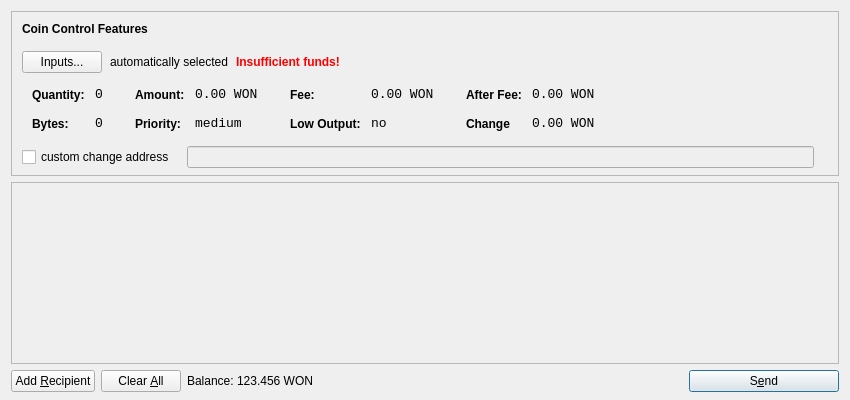
<?xml version="1.0" encoding="UTF-8"?>
<ui version="4.0">
 <class>SendCoinsDialog</class>
 <widget class="QDialog" name="SendCoinsDialog">
  <property name="geometry">
   <rect>
    <x>0</x>
    <y>0</y>
    <width>850</width>
    <height>400</height>
   </rect>
  </property>
  <property name="windowTitle">
   <string>Send Coins</string>
  </property>
  <layout class="QVBoxLayout" name="verticalLayout" stretch="0,1,0">
   <property name="bottomMargin">
    <number>8</number>
   </property>
   <item>
    <widget class="QFrame" name="frameCoinControl">
     <property name="sizePolicy">
      <sizepolicy hsizetype="Expanding" vsizetype="Expanding">
       <horstretch>0</horstretch>
       <verstretch>0</verstretch>
      </sizepolicy>
     </property>
     <property name="maximumSize">
      <size>
       <width>16777215</width>
       <height>16777215</height>
      </size>
     </property>
     <property name="frameShape">
      <enum>QFrame::StyledPanel</enum>
     </property>
     <property name="frameShadow">
      <enum>QFrame::Sunken</enum>
     </property>
     <layout class="QVBoxLayout" name="verticalLayoutCoinControl2">
      <property name="spacing">
       <number>-1</number>
      </property>
      <property name="leftMargin">
       <number>0</number>
      </property>
      <property name="topMargin">
       <number>0</number>
      </property>
      <property name="rightMargin">
       <number>0</number>
      </property>
      <property name="bottomMargin">
       <number>6</number>
      </property>
      <item>
       <layout class="QVBoxLayout" name="verticalLayoutCoinControl" stretch="0,0,0,0,1">
        <property name="spacing">
         <number>0</number>
        </property>
        <property name="leftMargin">
         <number>10</number>
        </property>
        <property name="topMargin">
         <number>10</number>
        </property>
        <item>
         <layout class="QHBoxLayout" name="horizontalLayoutCoinControl1">
          <property name="bottomMargin">
           <number>15</number>
          </property>
          <item>
           <widget class="QLabel" name="labelCoinControlFeatures">
            <property name="sizePolicy">
             <sizepolicy hsizetype="Preferred" vsizetype="Maximum">
              <horstretch>0</horstretch>
              <verstretch>0</verstretch>
             </sizepolicy>
            </property>
            <property name="font">
             <font>
              <weight>75</weight>
              <bold>true</bold>
             </font>
            </property>
            <property name="styleSheet">
             <string notr="true">font-weight:bold;</string>
            </property>
            <property name="text">
             <string>Coin Control Features</string>
            </property>
           </widget>
          </item>
         </layout>
        </item>
        <item>
         <layout class="QHBoxLayout" name="horizontalLayoutCoinControl2" stretch="0,0,0,0">
          <property name="spacing">
           <number>8</number>
          </property>
          <property name="bottomMargin">
           <number>10</number>
          </property>
          <item>
           <widget class="QPushButton" name="pushButtonCoinControl">
            <property name="styleSheet">
             <string notr="true"/>
            </property>
            <property name="text">
             <string>Inputs...</string>
            </property>
           </widget>
          </item>
          <item>
           <widget class="QLabel" name="labelCoinControlAutomaticallySelected">
            <property name="text">
             <string>automatically selected</string>
            </property>
            <property name="margin">
             <number>5</number>
            </property>
           </widget>
          </item>
          <item>
           <widget class="QLabel" name="labelCoinControlInsuffFunds">
            <property name="font">
             <font>
              <weight>75</weight>
              <bold>true</bold>
             </font>
            </property>
            <property name="styleSheet">
             <string notr="true">color:red;font-weight:bold;</string>
            </property>
            <property name="text">
             <string>Insufficient funds!</string>
            </property>
            <property name="margin">
             <number>5</number>
            </property>
           </widget>
          </item>
          <item>
           <spacer name="horizontalSpacerCoinControl">
            <property name="orientation">
             <enum>Qt::Horizontal</enum>
            </property>
            <property name="sizeHint" stdset="0">
             <size>
              <width>40</width>
              <height>1</height>
             </size>
            </property>
           </spacer>
          </item>
         </layout>
        </item>
        <item>
         <widget class="QWidget" name="widgetCoinControl" native="true">
          <property name="sizePolicy">
           <sizepolicy hsizetype="Preferred" vsizetype="Preferred">
            <horstretch>0</horstretch>
            <verstretch>0</verstretch>
           </sizepolicy>
          </property>
          <property name="minimumSize">
           <size>
            <width>0</width>
            <height>0</height>
           </size>
          </property>
          <property name="styleSheet">
           <string notr="true"/>
          </property>
          <layout class="QHBoxLayout" name="horizontalLayoutCoinControl5">
           <property name="margin">
            <number>0</number>
           </property>
           <item>
            <layout class="QHBoxLayout" name="horizontalLayoutCoinControl3" stretch="0,0,0,1">
             <property name="spacing">
              <number>20</number>
             </property>
             <property name="topMargin">
              <number>0</number>
             </property>
             <property name="bottomMargin">
              <number>10</number>
             </property>
             <item>
              <layout class="QFormLayout" name="formLayoutCoinControl1">
               <property name="horizontalSpacing">
                <number>10</number>
               </property>
               <property name="verticalSpacing">
                <number>14</number>
               </property>
               <property name="leftMargin">
                <number>10</number>
               </property>
               <property name="topMargin">
                <number>4</number>
               </property>
               <property name="rightMargin">
                <number>6</number>
               </property>
               <item row="0" column="0">
                <widget class="QLabel" name="labelCoinControlQuantityText">
                 <property name="styleSheet">
                  <string notr="true">font-weight:bold;</string>
                 </property>
                 <property name="text">
                  <string>Quantity:</string>
                 </property>
                 <property name="margin">
                  <number>0</number>
                 </property>
                </widget>
               </item>
               <item row="0" column="1">
                <widget class="QLabel" name="labelCoinControlQuantity">
                 <property name="font">
                  <font>
                   <family>Monospace</family>
                   <pointsize>10</pointsize>
                  </font>
                 </property>
                 <property name="cursor">
                  <cursorShape>IBeamCursor</cursorShape>
                 </property>
                 <property name="contextMenuPolicy">
                  <enum>Qt::ActionsContextMenu</enum>
                 </property>
                 <property name="text">
                  <string>0</string>
                 </property>
                 <property name="margin">
                  <number>0</number>
                 </property>
                 <property name="textInteractionFlags">
                  <set>Qt::LinksAccessibleByMouse|Qt::TextSelectableByKeyboard|Qt::TextSelectableByMouse</set>
                 </property>
                </widget>
               </item>
               <item row="1" column="0">
                <widget class="QLabel" name="labelCoinControlBytesText">
                 <property name="styleSheet">
                  <string notr="true">font-weight:bold;</string>
                 </property>
                 <property name="text">
                  <string>Bytes:</string>
                 </property>
                </widget>
               </item>
               <item row="1" column="1">
                <widget class="QLabel" name="labelCoinControlBytes">
                 <property name="font">
                  <font>
                   <family>Monospace</family>
                   <pointsize>10</pointsize>
                  </font>
                 </property>
                 <property name="cursor">
                  <cursorShape>IBeamCursor</cursorShape>
                 </property>
                 <property name="contextMenuPolicy">
                  <enum>Qt::ActionsContextMenu</enum>
                 </property>
                 <property name="text">
                  <string>0</string>
                 </property>
                 <property name="textInteractionFlags">
                  <set>Qt::LinksAccessibleByMouse|Qt::TextSelectableByKeyboard|Qt::TextSelectableByMouse</set>
                 </property>
                </widget>
               </item>
              </layout>
             </item>
             <item>
              <layout class="QFormLayout" name="formLayoutCoinControl2">
               <property name="horizontalSpacing">
                <number>10</number>
               </property>
               <property name="verticalSpacing">
                <number>14</number>
               </property>
               <property name="leftMargin">
                <number>6</number>
               </property>
               <property name="topMargin">
                <number>4</number>
               </property>
               <property name="rightMargin">
                <number>6</number>
               </property>
               <item row="0" column="0">
                <widget class="QLabel" name="labelCoinControlAmountText">
                 <property name="styleSheet">
                  <string notr="true">font-weight:bold;</string>
                 </property>
                 <property name="text">
                  <string>Amount:</string>
                 </property>
                 <property name="margin">
                  <number>0</number>
                 </property>
                </widget>
               </item>
               <item row="0" column="1">
                <widget class="QLabel" name="labelCoinControlAmount">
                 <property name="font">
                  <font>
                   <family>Monospace</family>
                   <pointsize>10</pointsize>
                  </font>
                 </property>
                 <property name="cursor">
                  <cursorShape>IBeamCursor</cursorShape>
                 </property>
                 <property name="contextMenuPolicy">
                  <enum>Qt::ActionsContextMenu</enum>
                 </property>
                 <property name="text">
                  <string>0.00 WON</string>
                 </property>
                 <property name="textInteractionFlags">
                  <set>Qt::LinksAccessibleByMouse|Qt::TextSelectableByKeyboard|Qt::TextSelectableByMouse</set>
                 </property>
                </widget>
               </item>
               <item row="1" column="0">
                <widget class="QLabel" name="labelCoinControlPriorityText">
                 <property name="styleSheet">
                  <string notr="true">font-weight:bold;</string>
                 </property>
                 <property name="text">
                  <string>Priority:</string>
                 </property>
                </widget>
               </item>
               <item row="1" column="1">
                <widget class="QLabel" name="labelCoinControlPriority">
                 <property name="font">
                  <font>
                   <family>Monospace</family>
                   <pointsize>10</pointsize>
                  </font>
                 </property>
                 <property name="cursor">
                  <cursorShape>IBeamCursor</cursorShape>
                 </property>
                 <property name="contextMenuPolicy">
                  <enum>Qt::ActionsContextMenu</enum>
                 </property>
                 <property name="text">
                  <string>medium</string>
                 </property>
                 <property name="textInteractionFlags">
                  <set>Qt::LinksAccessibleByMouse|Qt::TextSelectableByKeyboard|Qt::TextSelectableByMouse</set>
                 </property>
                </widget>
               </item>
              </layout>
             </item>
             <item>
              <layout class="QFormLayout" name="formLayoutCoinControl3">
               <property name="horizontalSpacing">
                <number>10</number>
               </property>
               <property name="verticalSpacing">
                <number>14</number>
               </property>
               <property name="leftMargin">
                <number>6</number>
               </property>
               <property name="topMargin">
                <number>4</number>
               </property>
               <property name="rightMargin">
                <number>6</number>
               </property>
               <item row="0" column="0">
                <widget class="QLabel" name="labelCoinControlFeeText">
                 <property name="styleSheet">
                  <string notr="true">font-weight:bold;</string>
                 </property>
                 <property name="text">
                  <string>Fee:</string>
                 </property>
                 <property name="margin">
                  <number>0</number>
                 </property>
                </widget>
               </item>
               <item row="0" column="1">
                <widget class="QLabel" name="labelCoinControlFee">
                 <property name="font">
                  <font>
                   <family>Monospace</family>
                   <pointsize>10</pointsize>
                  </font>
                 </property>
                 <property name="cursor">
                  <cursorShape>IBeamCursor</cursorShape>
                 </property>
                 <property name="contextMenuPolicy">
                  <enum>Qt::ActionsContextMenu</enum>
                 </property>
                 <property name="text">
                  <string>0.00 WON</string>
                 </property>
                 <property name="textInteractionFlags">
                  <set>Qt::LinksAccessibleByMouse|Qt::TextSelectableByKeyboard|Qt::TextSelectableByMouse</set>
                 </property>
                </widget>
               </item>
               <item row="1" column="0">
                <widget class="QLabel" name="labelCoinControlLowOutputText">
                 <property name="styleSheet">
                  <string notr="true">font-weight:bold;</string>
                 </property>
                 <property name="text">
                  <string>Low Output:</string>
                 </property>
                </widget>
               </item>
               <item row="1" column="1">
                <widget class="QLabel" name="labelCoinControlLowOutput">
                 <property name="font">
                  <font>
                   <family>Monospace</family>
                   <pointsize>10</pointsize>
                  </font>
                 </property>
                 <property name="cursor">
                  <cursorShape>IBeamCursor</cursorShape>
                 </property>
                 <property name="contextMenuPolicy">
                  <enum>Qt::ActionsContextMenu</enum>
                 </property>
                 <property name="text">
                  <string>no</string>
                 </property>
                 <property name="textInteractionFlags">
                  <set>Qt::LinksAccessibleByMouse|Qt::TextSelectableByKeyboard|Qt::TextSelectableByMouse</set>
                 </property>
                </widget>
               </item>
              </layout>
             </item>
             <item>
              <layout class="QFormLayout" name="formLayoutCoinControl4">
               <property name="horizontalSpacing">
                <number>10</number>
               </property>
               <property name="verticalSpacing">
                <number>14</number>
               </property>
               <property name="leftMargin">
                <number>6</number>
               </property>
               <property name="topMargin">
                <number>4</number>
               </property>
               <property name="rightMargin">
                <number>6</number>
               </property>
               <item row="0" column="0">
                <widget class="QLabel" name="labelCoinControlAfterFeeText">
                 <property name="styleSheet">
                  <string notr="true">font-weight:bold;</string>
                 </property>
                 <property name="text">
                  <string>After Fee:</string>
                 </property>
                 <property name="margin">
                  <number>0</number>
                 </property>
                </widget>
               </item>
               <item row="0" column="1">
                <widget class="QLabel" name="labelCoinControlAfterFee">
                 <property name="font">
                  <font>
                   <family>Monospace</family>
                   <pointsize>10</pointsize>
                  </font>
                 </property>
                 <property name="cursor">
                  <cursorShape>IBeamCursor</cursorShape>
                 </property>
                 <property name="contextMenuPolicy">
                  <enum>Qt::ActionsContextMenu</enum>
                 </property>
                 <property name="text">
                  <string>0.00 WON</string>
                 </property>
                 <property name="textInteractionFlags">
                  <set>Qt::LinksAccessibleByMouse|Qt::TextSelectableByKeyboard|Qt::TextSelectableByMouse</set>
                 </property>
                </widget>
               </item>
               <item row="1" column="0">
                <widget class="QLabel" name="labelCoinControlChangeText">
                 <property name="styleSheet">
                  <string notr="true">font-weight:bold;</string>
                 </property>
                 <property name="text">
                  <string>Change</string>
                 </property>
                </widget>
               </item>
               <item row="1" column="1">
                <widget class="QLabel" name="labelCoinControlChange">
                 <property name="font">
                  <font>
                   <family>Monospace</family>
                   <pointsize>10</pointsize>
                  </font>
                 </property>
                 <property name="cursor">
                  <cursorShape>IBeamCursor</cursorShape>
                 </property>
                 <property name="contextMenuPolicy">
                  <enum>Qt::ActionsContextMenu</enum>
                 </property>
                 <property name="text">
                  <string>0.00 WON</string>
                 </property>
                 <property name="textInteractionFlags">
                  <set>Qt::LinksAccessibleByMouse|Qt::TextSelectableByKeyboard|Qt::TextSelectableByMouse</set>
                 </property>
                </widget>
               </item>
              </layout>
             </item>
            </layout>
           </item>
          </layout>
         </widget>
        </item>
        <item>
         <layout class="QHBoxLayout" name="horizontalLayoutCoinControl4" stretch="0,0,0">
          <property name="spacing">
           <number>12</number>
          </property>
          <property name="sizeConstraint">
           <enum>QLayout::SetDefaultConstraint</enum>
          </property>
          <property name="topMargin">
           <number>5</number>
          </property>
          <property name="rightMargin">
           <number>5</number>
          </property>
          <item>
           <widget class="QCheckBox" name="checkBoxCoinControlChange">
            <property name="text">
             <string>custom change address</string>
            </property>
           </widget>
          </item>
          <item>
           <widget class="QLineEdit" name="lineEditCoinControlChange">
            <property name="enabled">
             <bool>false</bool>
            </property>
            <property name="sizePolicy">
             <sizepolicy hsizetype="Expanding" vsizetype="Fixed">
              <horstretch>0</horstretch>
              <verstretch>0</verstretch>
             </sizepolicy>
            </property>
           </widget>
          </item>
          <item>
           <widget class="QLabel" name="labelCoinControlChangeLabel">
            <property name="sizePolicy">
             <sizepolicy hsizetype="Preferred" vsizetype="Expanding">
              <horstretch>0</horstretch>
              <verstretch>0</verstretch>
             </sizepolicy>
            </property>
            <property name="minimumSize">
             <size>
              <width>0</width>
              <height>0</height>
             </size>
            </property>
            <property name="text">
             <string/>
            </property>
            <property name="margin">
             <number>3</number>
            </property>
           </widget>
          </item>
         </layout>
        </item>
        <item>
         <spacer name="verticalSpacerCoinControl">
          <property name="orientation">
           <enum>Qt::Vertical</enum>
          </property>
          <property name="sizeHint" stdset="0">
           <size>
            <width>800</width>
            <height>1</height>
           </size>
          </property>
         </spacer>
        </item>
       </layout>
      </item>
     </layout>
    </widget>
   </item>
   <item>
    <widget class="QScrollArea" name="scrollArea">
     <property name="widgetResizable">
      <bool>true</bool>
     </property>
     <widget class="QWidget" name="scrollAreaWidgetContents">
      <property name="geometry">
       <rect>
        <x>0</x>
        <y>0</y>
        <width>830</width>
        <height>165</height>
       </rect>
      </property>
      <layout class="QVBoxLayout" name="verticalLayout_2">
       <property name="margin">
        <number>0</number>
       </property>
       <item>
        <layout class="QVBoxLayout" name="entries">
         <property name="spacing">
          <number>6</number>
         </property>
        </layout>
       </item>
       <item>
        <spacer name="verticalSpacer">
         <property name="orientation">
          <enum>Qt::Vertical</enum>
         </property>
         <property name="sizeHint" stdset="0">
          <size>
           <width>20</width>
           <height>40</height>
          </size>
         </property>
        </spacer>
       </item>
      </layout>
     </widget>
    </widget>
   </item>
   <item>
    <layout class="QHBoxLayout" name="horizontalLayout">
     <item>
      <widget class="QPushButton" name="addButton">
       <property name="toolTip">
        <string>Send to multiple recipients at once</string>
       </property>
       <property name="text">
        <string>Add &amp;Recipient</string>
       </property>
       <property name="icon">
        <iconset resource="../bitcoin.qrc">
         <normaloff>:/icons/add</normaloff>:/icons/add</iconset>
       </property>
       <property name="autoDefault">
        <bool>false</bool>
       </property>
      </widget>
     </item>
     <item>
      <widget class="QPushButton" name="clearButton">
       <property name="sizePolicy">
        <sizepolicy hsizetype="Minimum" vsizetype="Fixed">
         <horstretch>0</horstretch>
         <verstretch>0</verstretch>
        </sizepolicy>
       </property>
       <property name="toolTip">
        <string>Remove all transaction fields</string>
       </property>
       <property name="text">
        <string>Clear &amp;All</string>
       </property>
       <property name="icon">
        <iconset resource="../bitcoin.qrc">
         <normaloff>:/icons/remove</normaloff>:/icons/remove</iconset>
       </property>
       <property name="autoRepeatDelay">
        <number>300</number>
       </property>
       <property name="autoDefault">
        <bool>false</bool>
       </property>
      </widget>
     </item>
     <item>
      <layout class="QHBoxLayout" name="horizontalLayout_2">
       <property name="spacing">
        <number>3</number>
       </property>
       <item>
        <widget class="QLabel" name="label">
         <property name="sizePolicy">
          <sizepolicy hsizetype="Preferred" vsizetype="Fixed">
           <horstretch>0</horstretch>
           <verstretch>0</verstretch>
          </sizepolicy>
         </property>
         <property name="text">
          <string>Balance:</string>
         </property>
        </widget>
       </item>
       <item>
        <widget class="QLabel" name="labelBalance">
         <property name="sizePolicy">
          <sizepolicy hsizetype="Preferred" vsizetype="Fixed">
           <horstretch>0</horstretch>
           <verstretch>0</verstretch>
          </sizepolicy>
         </property>
         <property name="cursor">
          <cursorShape>IBeamCursor</cursorShape>
         </property>
         <property name="text">
          <string>123.456 WON</string>
         </property>
         <property name="textInteractionFlags">
          <set>Qt::LinksAccessibleByMouse|Qt::TextSelectableByKeyboard|Qt::TextSelectableByMouse</set>
         </property>
        </widget>
       </item>
      </layout>
     </item>
     <item>
      <spacer name="horizontalSpacer">
       <property name="orientation">
        <enum>Qt::Horizontal</enum>
       </property>
       <property name="sizeHint" stdset="0">
        <size>
         <width>40</width>
         <height>20</height>
        </size>
       </property>
      </spacer>
     </item>
     <item>
      <widget class="QPushButton" name="sendButton">
       <property name="minimumSize">
        <size>
         <width>150</width>
         <height>0</height>
        </size>
       </property>
       <property name="toolTip">
        <string>Confirm the send action</string>
       </property>
       <property name="text">
        <string>S&amp;end</string>
       </property>
       <property name="icon">
        <iconset resource="../bitcoin.qrc">
         <normaloff>:/icons/send</normaloff>:/icons/send</iconset>
       </property>
       <property name="default">
        <bool>true</bool>
       </property>
      </widget>
     </item>
    </layout>
   </item>
  </layout>
 </widget>
 <resources>
  <include location="../bitcoin.qrc"/>
 </resources>
 <connections/>
</ui>
